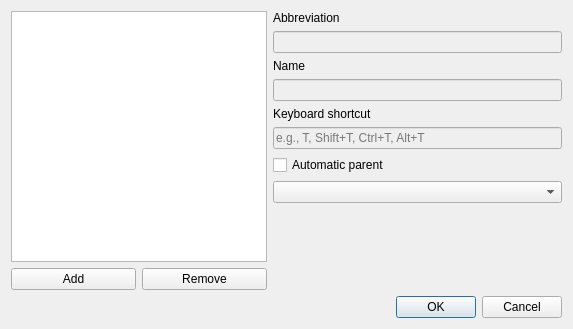
<?xml version="1.0" encoding="UTF-8"?>
<ui version="4.0">
 <class>SyntacticVocabularyDialog</class>
 <widget class="QDialog" name="SyntacticVocabularyDialog">
  <property name="geometry">
   <rect>
    <x>0</x>
    <y>0</y>
    <width>573</width>
    <height>329</height>
   </rect>
  </property>
  <property name="windowTitle">
   <string>Syntactic element closed vocabulary editor</string>
  </property>
  <layout class="QVBoxLayout" name="verticalLayout_2">
   <item>
    <layout class="QHBoxLayout" name="horizontalLayout" stretch="0,2">
     <item>
      <layout class="QVBoxLayout" name="verticalLayout_3">
       <item>
        <widget class="QListView" name="listView"/>
       </item>
       <item>
        <layout class="QHBoxLayout" name="horizontalLayout_2" stretch="1,1">
         <item>
          <widget class="QPushButton" name="add">
           <property name="sizePolicy">
            <sizepolicy hsizetype="Minimum" vsizetype="Fixed">
             <horstretch>1</horstretch>
             <verstretch>0</verstretch>
            </sizepolicy>
           </property>
           <property name="text">
            <string>Add</string>
           </property>
          </widget>
         </item>
         <item>
          <widget class="QPushButton" name="remove">
           <property name="sizePolicy">
            <sizepolicy hsizetype="Minimum" vsizetype="Fixed">
             <horstretch>1</horstretch>
             <verstretch>0</verstretch>
            </sizepolicy>
           </property>
           <property name="text">
            <string>Remove</string>
           </property>
          </widget>
         </item>
        </layout>
       </item>
      </layout>
     </item>
     <item>
      <layout class="QVBoxLayout" name="verticalLayout">
       <item>
        <widget class="QLabel" name="label_2">
         <property name="text">
          <string>Abbreviation</string>
         </property>
        </widget>
       </item>
       <item>
        <widget class="QLineEdit" name="abbreviation">
         <property name="enabled">
          <bool>false</bool>
         </property>
        </widget>
       </item>
       <item>
        <widget class="QLabel" name="label">
         <property name="text">
          <string>Name</string>
         </property>
        </widget>
       </item>
       <item>
        <widget class="QLineEdit" name="name">
         <property name="enabled">
          <bool>false</bool>
         </property>
        </widget>
       </item>
       <item>
        <widget class="QLabel" name="label_3">
         <property name="text">
          <string>Keyboard shortcut</string>
         </property>
        </widget>
       </item>
       <item>
        <widget class="QLineEdit" name="keystroke">
         <property name="enabled">
          <bool>false</bool>
         </property>
         <property name="inputMask">
          <string/>
         </property>
         <property name="text">
          <string/>
         </property>
         <property name="maxLength">
          <number>32767</number>
         </property>
         <property name="placeholderText">
          <string>e.g., T, Shift+T, Ctrl+T, Alt+T</string>
         </property>
        </widget>
       </item>
       <item>
        <widget class="QCheckBox" name="parentCheckBox">
         <property name="text">
          <string>Automatic parent</string>
         </property>
        </widget>
       </item>
       <item>
        <widget class="QComboBox" name="parentComboBox"/>
       </item>
       <item>
        <spacer name="verticalSpacer">
         <property name="orientation">
          <enum>Qt::Vertical</enum>
         </property>
         <property name="sizeHint" stdset="0">
          <size>
           <width>20</width>
           <height>40</height>
          </size>
         </property>
        </spacer>
       </item>
      </layout>
     </item>
    </layout>
   </item>
   <item>
    <widget class="QDialogButtonBox" name="buttonBox">
     <property name="orientation">
      <enum>Qt::Horizontal</enum>
     </property>
     <property name="standardButtons">
      <set>QDialogButtonBox::Cancel|QDialogButtonBox::Ok</set>
     </property>
    </widget>
   </item>
  </layout>
 </widget>
 <resources/>
 <connections>
  <connection>
   <sender>buttonBox</sender>
   <signal>accepted()</signal>
   <receiver>SyntacticVocabularyDialog</receiver>
   <slot>accept()</slot>
   <hints>
    <hint type="sourcelabel">
     <x>248</x>
     <y>254</y>
    </hint>
    <hint type="destinationlabel">
     <x>157</x>
     <y>274</y>
    </hint>
   </hints>
  </connection>
  <connection>
   <sender>buttonBox</sender>
   <signal>rejected()</signal>
   <receiver>SyntacticVocabularyDialog</receiver>
   <slot>reject()</slot>
   <hints>
    <hint type="sourcelabel">
     <x>316</x>
     <y>260</y>
    </hint>
    <hint type="destinationlabel">
     <x>286</x>
     <y>274</y>
    </hint>
   </hints>
  </connection>
 </connections>
</ui>
